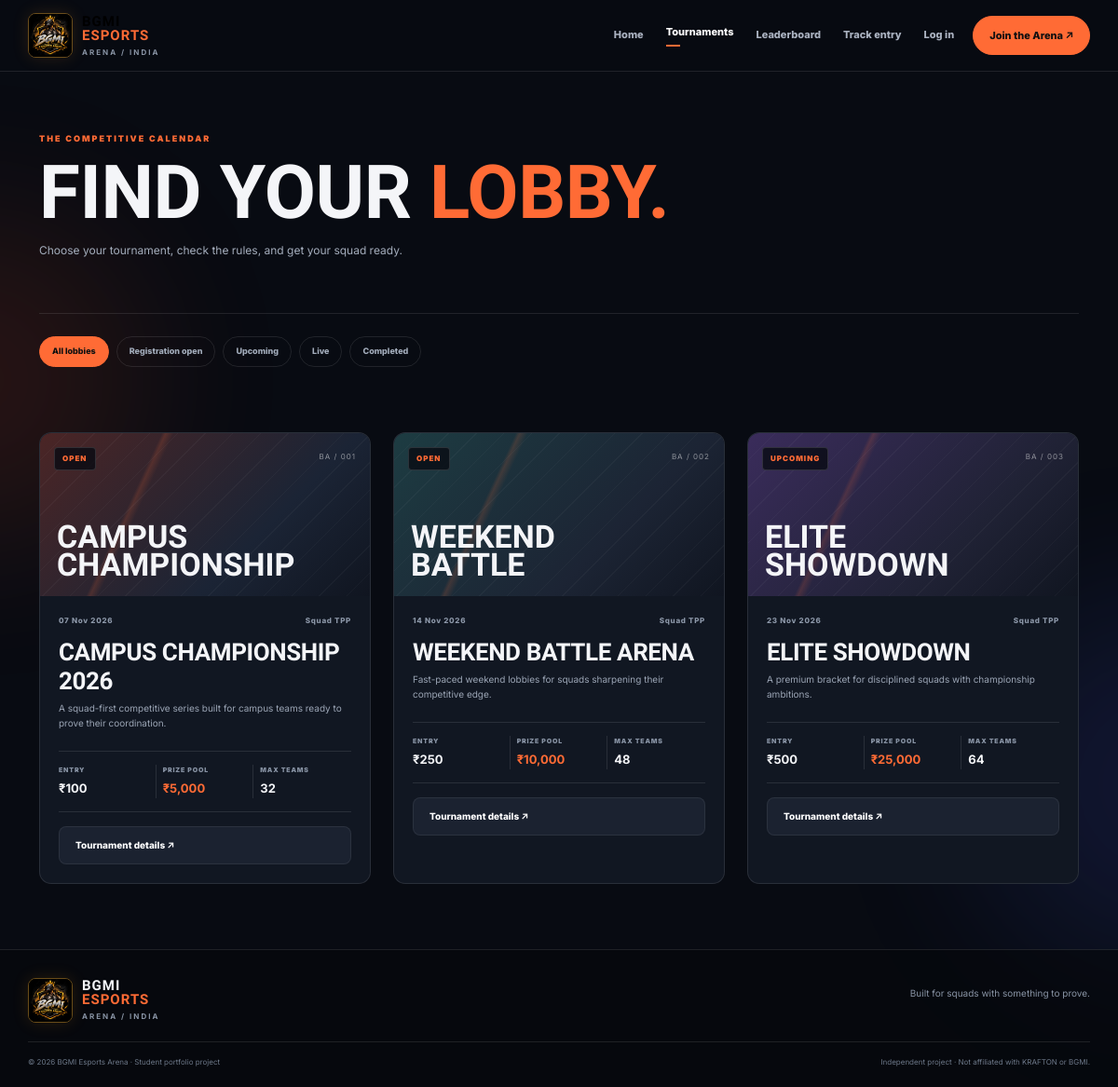
/tournaments.php, run on the app's committed database.
### tables this page shows
CREATE TABLE tournaments(tournament_id INT UNSIGNED AUTO_INCREMENT PRIMARY KEY,name VARCHAR(140) NOT NULL,short_label VARCHAR(40) NOT NULL DEFAULT 'BATTLE READY',description TEXT NOT NULL,rules TEXT,mode ENUM('Squad TPP','Squad FPP','Solo TPP','Duo TPP') NOT NULL DEFAULT 'Squad TPP',tournament_date DATETIME NOT NULL,registration_deadline DATETIME NOT NULL,entry_fee DECIMAL(10,2) NOT NULL DEFAULT 0,prize_pool DECIMAL(12,2) NOT NULL DEFAULT 0,max_teams INT UNSIGNED NOT NULL DEFAULT 32,status ENUM('upcoming','open','live','completed','cancelled') NOT NULL DEFAULT 'upcoming',created_by INT UNSIGNED NULL,created_at TIMESTAMP DEFAULT CURRENT_TIMESTAMP,updated_at TIMESTAMP DEFAULT CURRENT_TIMESTAMP ON UPDATE CURRENT_TIMESTAMP,FOREIGN KEY(created_by) REFERENCES admins(admin_id) ON DELETE SET NULL);

### config/app.php (called while the page is built, shortened)
<?php
function e($v){return htmlspecialchars((string)$v,ENT_QUOTES,'UTF-8');}

### tournaments.php (the view)
<?php require 'config/database.php';require 'config/app.php';$pageTitle='Tournament lineup';$active='tournaments';$filter=$_GET['status']??'all';$sql="SELECT * FROM tournaments";$args=[];if(in_array($filter,['open','upcoming','live','completed'],true)){$sql.=" WHERE status=?";$args[]=$filter;}$sql.=" ORDER BY tournament_date";$s=$pdo->prepare($sql);$s->execute($args);$rows=$s->fetchAll();require 'includes/header.php';?>
<section class="page-hero"><div class="eyebrow">THE COMPETITIVE CALENDAR</div><h1>FIND YOUR <span>LOBBY.</span></h1><p>Choose your tournament, check the rules, and get your squad ready.</p></section><div class="filters"><?php foreach(['all'=>'All lobbies','open'=>'Registration open','upcoming'=>'Upcoming','live'=>'Live','completed'=>'Completed'] as $k=>$v):?><a class="<?=$filter===$k?'selected':''?>" href="?status=<?=$k?>"><?=e($v)?></a><?php endforeach;?></div><div class="row g-4 section"><?php foreach($rows as $i=>$t):?><div class="col-md-6 col-xl-4"><article class="tour-card"><div class="tour-art art<?=($i%3)+1?>"><span class="tag"><?=e(strtoupper($t['status']))?></span><small>BA / <?=str_pad((string)$t['tournament_id'],3,'0',STR_PAD_LEFT)?></small><strong><?=e($t['short_label'])?></strong></div><div class="tour-body"><div class="meta"><span><?=e(date('d M Y',strtotime($t['tournament_date'])))?></span><span><?=e($t['mode'])?></span></div><h3><?=e($t['name'])?></h3><p><?=e($t['description'])?></p><div class="tour-stats"><div><small>ENTRY</small><b><?=$t['entry_fee']>0?'₹'.number_format($t['entry_fee']):'FREE'?></b></div><div><small>PRIZE POOL</small><b class="hot-text">₹<?=number_format($t['prize_pool'])?></b></div><div><small>MAX TEAMS</small><b><?=(int)$t['max_teams']?></b></div></div><a class="btn btn-card w-100" href="tournament.php?id=<?=(int)$t['tournament_id']?>">Tournament details ↗</a></div></article></div><?php endforeach;if(!$rows):?><div class="empty"><h3>No tournaments found.</h3></div><?php endif;?></div><?php require 'includes/footer.php';?>

### css/style.css (style rules this page uses)
:root { --bg:#080b12;--panel:#111722;--line:rgba(255,255,255,.1);--muted:#99a4b5;--text:#f4f5f8;--hot:#ff6b35;--green:#55d6a0 }
* { box-sizing:border-box }
body { margin:0;background:var(--bg);color:var(--text);font-family:Inter,Arial,sans-serif;line-height:1.6;overflow-x:hidden }
a { color:inherit;text-decoration:none }
.btn { border-radius:8px;padding:12px 17px;font-size:11px;font-weight:800;transition:.2s }
.eyebrow { font-size:9px;letter-spacing:2px;font-weight:900;color:var(--hot);text-transform:uppercase }
h1,h2,h3 { font-family:'Barlow Condensed',Impact,sans-serif;font-weight:800;text-transform:uppercase;letter-spacing:-.4px }
h1 { font-size:clamp(65px,8vw,105px);line-height:.86;margin:23px 0 }
.hero h1 span,.page-hero h1 span,.feature h2 span,.section-head h2 span,.box h2 span { color:var(--hot) }
.section { padding:70px 0 }
.tour-card { height:100%;border:1px solid var(--line);border-radius:13px;overflow:hidden;background:var(--panel);transition:transform .2s,border-color .2s }
.tour-art { height:175px;position:relative;display:flex;align-items:end;padding:18px;background:linear-gradient(135deg,#4b2525,#1b2435 65%,#101520);overflow:hidden }
.tour-art:before { content:"";position:absolute;inset:0;background:repeating-linear-gradient(135deg,transparent 0 20px,#ffffff08 20px 21px),linear-gradient(115deg,transparent 30%,#ff6b3528 31%,transparent 33%) }
.art2 { background:linear-gradient(135deg,#1d3c42,#1c2434 65%,#101520) }
.art3 { background:linear-gradient(135deg,#3a2c5b,#202235 65%,#101520) }
.tag { position:absolute;top:15px;left:15px;background:#080b12c9;border:1px solid #ffffff22;border-radius:4px;padding:5px 8px;color:var(--hot);font-size:8px;letter-spacing:1px;font-weight:900 }
.tour-art>small { position:absolute;right:15px;top:19px;color:#ffffff80;font-size:8px;letter-spacing:1px }
.tour-art>strong { font:900 34px/.88 'Barlow Condensed',sans-serif;max-width:240px;position:relative;white-space:normal }
.tour-body { padding:20px }
.meta { display:flex;justify-content:space-between;gap:8px;color:#8d98a9;font-size:8px;font-weight:800;letter-spacing:.7px }
.tour-body h3 { font-size:26px;margin:12px 0 5px }
.tour-body p { color:#9ba5b5;font-size:10px;min-height:38px }
.tour-stats { display:grid;grid-template-columns:1fr 1fr 1fr;padding:14px 0;margin:15px 0;border-top:1px solid var(--line);border-bottom:1px solid var(--line) }
.tour-stats>div { display:flex;flex-direction:column;gap:4px;padding:0 7px;border-right:1px solid var(--line) }
.tour-stats>div:first-child { padding-left:0 }
.tour-stats>div:last-child { border:0 }
.tour-stats small { font-size:7px;letter-spacing:.8px;color:#8691a2;font-weight:900 }
.tour-stats b { font-size:13px }
.hot-text { color:var(--hot) }
.btn-card { background:#1b2230;color:white;border:1px solid #ffffff12;display:flex;justify-content:space-between;font-size:10px }
.page-hero { padding:65px 0 42px;border-bottom:1px solid var(--line) }
.page-hero h1 { font-size:clamp(54px,7vw,80px);margin:17px 0 }
.page-hero p { font-size:12px;color:#a4adbc;max-width:560px }
.filters { display:flex;gap:8px;flex-wrap:wrap;padding-top:24px }
.filters a { padding:8px 13px;border:1px solid var(--line);border-radius:99px;color:#a2acbb;font-size:9px;font-weight:800 }
.filters a:hover,.filters a.selected { background:var(--hot);border-color:var(--hot);color:#111 }

### data on the page
tournaments: status "OPEN", tournament_id "001", short_label "CAMPUS CHAMPIONSHIP", tournament_date "07 Nov 2026", mode "Squad TPP", name "CAMPUS CHAMPIONSHIP 2026", description "A squad-first competitive series built for campus teams ready to prove their coordination.", entry_fee "100", prize_pool "5,000", max_teams "32"
tournaments: status "OPEN", tournament_id "002", short_label "WEEKEND BATTLE", tournament_date "14 Nov 2026", mode "Squad TPP", name "WEEKEND BATTLE ARENA", description "Fast-paced weekend lobbies for squads sharpening their competitive edge.", entry_fee "250", prize_pool "10,000", max_teams "48"
tournaments: status "UPCOMING", tournament_id "003", short_label "ELITE SHOWDOWN", tournament_date "23 Nov 2026", mode "Squad TPP", name "ELITE SHOWDOWN", description "A premium bracket for disciplined squads with championship ambitions.", entry_fee "500", prize_pool "25,000", max_teams "64"

### other printed values
$v "All lobbies"
$v "Registration open"
$v "Upcoming"
$v "Live"
$v "Completed"
